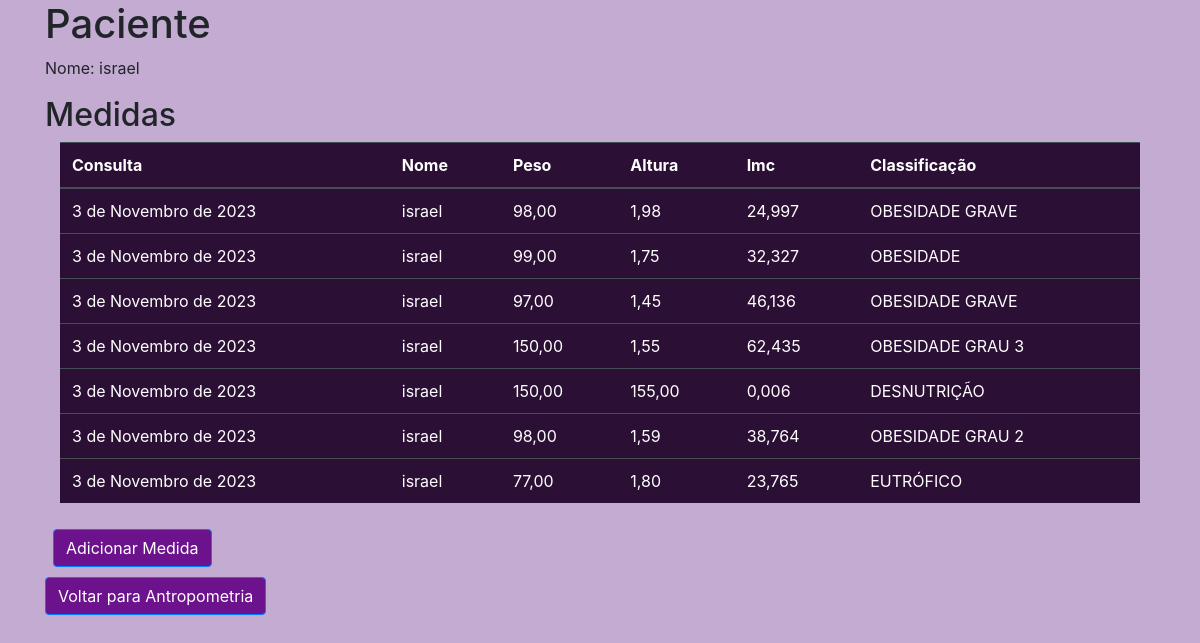
The app's page /imc/1 with its own data.
### plano/models.py (models this page shows, shortened)
class Base(models.Model):
    criado = models.DateField('Criação', auto_now_add=True)
    modificado = models.DateField('Atualização', auto_now=True)
    ativo = models.BooleanField('Ativo?', default=True )
    class Meta:
        abstract = True

class Paciente(Base):
    nome = models.CharField('nome', max_length=100)
    telefone = models.CharField('Telefone', max_length=20)
    email = models.EmailField('E-mail')
    nascimento = models.DateField('Data de Nascimento')
    genero = models.CharField('Genero', max_length=100)
    def __str__(self):
        return self.nome

class Medida(Base):
    nome = models.ForeignKey(Paciente, on_delete=models.CASCADE)
    peso = models.DecimalField('Peso', max_digits=15, decimal_places=2)
    altura = models.DecimalField('Altura', max_digits=15, decimal_places=2)
    imc = models.DecimalField('Imc', max_digits=15,decimal_places=3)
    classificacao = models.CharField('Classificação', max_length=20)

### plano/views.py (the view)
# urls.py: path('imc/<int:pk>', imc, name='imc'),
def imc(request, pk):
    paciente = Paciente.objects.get(id=pk)
    medidas = Medida.objects.filter(nome=paciente)
    context = {
        'paciente': paciente,
        'medidas': medidas,
    }
    return render(request, 'imc.html', context)

### plano/templates/imc.html (shortened to what this page needs)
{% load static %}
<html lang="pt-br">
<head>
    <link rel="stylesheet" href="https://maxcdn.bootstrapcdn.com/bootstrap/4.5.2/css/bootstrap.min.css">
    <link rel="stylesheet" href="{% static 'css/style.css' %}">
</head>
<body>
    <div class="container">
        <h1>Paciente</h1>
        <p>Nome: {{ paciente.nome }}</p>
        <h2>Medidas</h2>
        <div class="container">
            <table class="table table-dark">
                <thead>
                    <tr>
                        <th scope="col">Consulta</th>
                        <th scope="col">Nome</th>
                        <th scope="col">Peso</th>
                        <th scope="col">Altura</th>
                        <th scope="col">Imc</th>
                        <th scope="col">Classificação</th>
                    </tr>
                </thead>
                <tbody>
                    {% for p in medidas %}
                        <tr>
                            <td scope="row">{{ p.criado}}</td>
                            <td scope="row">{{ p.nome }}</td>
                            <td scope="row">{{ p.peso }}</td>
                            <td scope="row">{{ p.altura }}</a></td>
                            <td scope="row">{{ p.imc }}</td>
                            <td scope="row">{{ p.classificacao }}</td>
                        </tr>
                    {% endfor %}
                </tbody>
            </table>
        </div>
        <div class="d-flex">
            <button type="button" class="btn btn-primary ml-2" data-toggle="modal" data-target="#modalMedida">Adicionar Medida</button>
        </div>
        <div class="d-flex">
            <a href="{% url 'antropometria' paciente.id %}" class="btn btn-primary">Voltar para Antropometria </a>
        </div>
    </div>
    {% include 'fazermedida.html' %}
</body>
</html>

### plano/static/css/style.css (style rules this page uses)
body { background-color: #c3abd1 ; }
.btn { margin-top: 10px; background-color: #6c128d; color: white; }
.table { background-color: #2b0f34; }

### records on screen
Paciente: nome "israel"
Medida: criado "3 de Novembro de 2023", nome "israel", peso "98,00", altura "1,98", imc "24,997", classificacao "OBESIDADE GRAVE"
Medida: criado "3 de Novembro de 2023", nome "israel", peso "99,00", altura "1,75", imc "32,327", classificacao "OBESIDADE"
Medida: criado "3 de Novembro de 2023", nome "israel", peso "97,00", altura "1,45", imc "46,136", classificacao "OBESIDADE GRAVE"
Medida: criado "3 de Novembro de 2023", nome "israel", peso "150,00", altura "1,55", imc "62,435", classificacao "OBESIDADE GRAU 3"
Medida: criado "3 de Novembro de 2023", nome "israel", peso "150,00", altura "155,00", imc "0,006", classificacao "DESNUTRIÇÃO"
Medida: criado "3 de Novembro de 2023", nome "israel", peso "98,00", altura "1,59", imc "38,764", classificacao "OBESIDADE GRAU 2"
Medida: criado "3 de Novembro de 2023", nome "israel", peso "77,00", altura "1,80", imc "23,765", classificacao "EUTRÓFICO"
